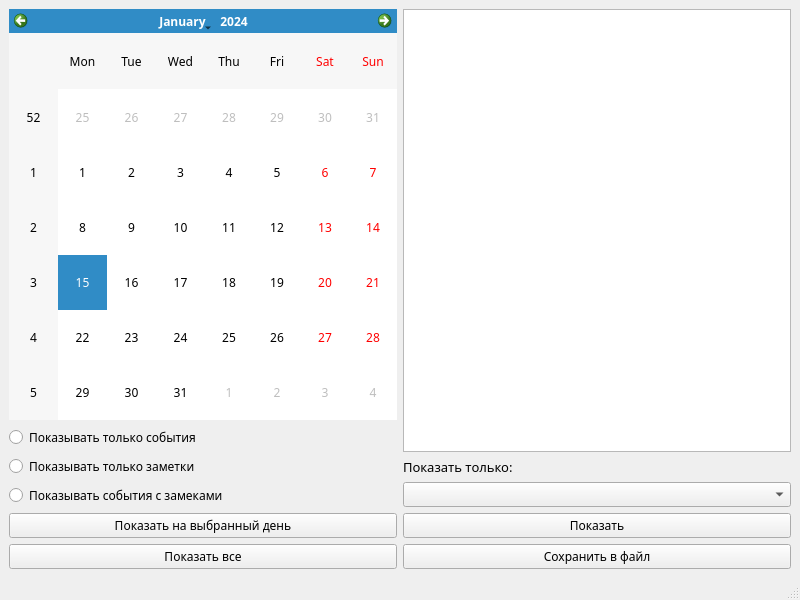
<?xml version="1.0" encoding="UTF-8"?>
<ui version="4.0">
 <class>myNotesWindow</class>
 <widget class="QMainWindow" name="myNotesWindow">
  <property name="geometry">
   <rect>
    <x>0</x>
    <y>0</y>
    <width>800</width>
    <height>600</height>
   </rect>
  </property>
  <property name="windowTitle">
   <string>Мои заметки</string>
  </property>
  <widget class="QWidget" name="centralwidget">
   <layout class="QHBoxLayout" name="horizontalLayout">
    <item>
     <layout class="QVBoxLayout" name="verticalLayout">
      <item>
       <widget class="QCalendarWidget" name="calendarWidget">
        <property name="font">
         <font>
          <family>Century Gothic</family>
         </font>
        </property>
       </widget>
      </item>
      <item>
       <widget class="QRadioButton" name="showOnlyEventsRadButton">
        <property name="font">
         <font>
          <family>Century Gothic</family>
         </font>
        </property>
        <property name="text">
         <string>Показывать только события</string>
        </property>
       </widget>
      </item>
      <item>
       <widget class="QRadioButton" name="showOnlyNotesRadButton">
        <property name="font">
         <font>
          <family>Century Gothic</family>
         </font>
        </property>
        <property name="text">
         <string>Показывать только заметки</string>
        </property>
       </widget>
      </item>
      <item>
       <widget class="QRadioButton" name="showBothRadButton">
        <property name="font">
         <font>
          <family>Century Gothic</family>
         </font>
        </property>
        <property name="text">
         <string>Показывать события с замеками</string>
        </property>
       </widget>
      </item>
      <item>
       <widget class="QPushButton" name="showCurrentDayButton">
        <property name="font">
         <font>
          <family>Century Gothic</family>
         </font>
        </property>
        <property name="text">
         <string>Показать на выбранный день</string>
        </property>
       </widget>
      </item>
      <item>
       <widget class="QPushButton" name="showAllnoteButton">
        <property name="font">
         <font>
          <family>Century Gothic</family>
         </font>
        </property>
        <property name="text">
         <string>Показать все</string>
        </property>
       </widget>
      </item>
     </layout>
    </item>
    <item>
     <layout class="QVBoxLayout" name="verticalLayout_2">
      <item>
       <widget class="QPlainTextEdit" name="plainTextEdit">
        <property name="font">
         <font>
          <family>Century Gothic</family>
         </font>
        </property>
       </widget>
      </item>
      <item>
       <widget class="QLabel" name="label">
        <property name="font">
         <font>
          <family>Century Gothic</family>
          <pointsize>10</pointsize>
         </font>
        </property>
        <property name="text">
         <string>Показать только:</string>
        </property>
       </widget>
      </item>
      <item>
       <widget class="QComboBox" name="selectEventBox">
        <property name="font">
         <font>
          <family>Century Gothic</family>
         </font>
        </property>
       </widget>
      </item>
      <item>
       <widget class="QPushButton" name="showSelectedEventButton">
        <property name="font">
         <font>
          <family>Century Gothic</family>
         </font>
        </property>
        <property name="text">
         <string>Показать</string>
        </property>
       </widget>
      </item>
      <item>
       <widget class="QPushButton" name="saveAsFileButton">
        <property name="font">
         <font>
          <family>Century Gothic</family>
         </font>
        </property>
        <property name="text">
         <string>Сохранить в файл</string>
        </property>
       </widget>
      </item>
     </layout>
    </item>
   </layout>
  </widget>
  <widget class="QMenuBar" name="menubar">
   <property name="geometry">
    <rect>
     <x>0</x>
     <y>0</y>
     <width>800</width>
     <height>26</height>
    </rect>
   </property>
  </widget>
  <widget class="QStatusBar" name="statusbar"/>
 </widget>
 <resources/>
 <connections/>
</ui>
